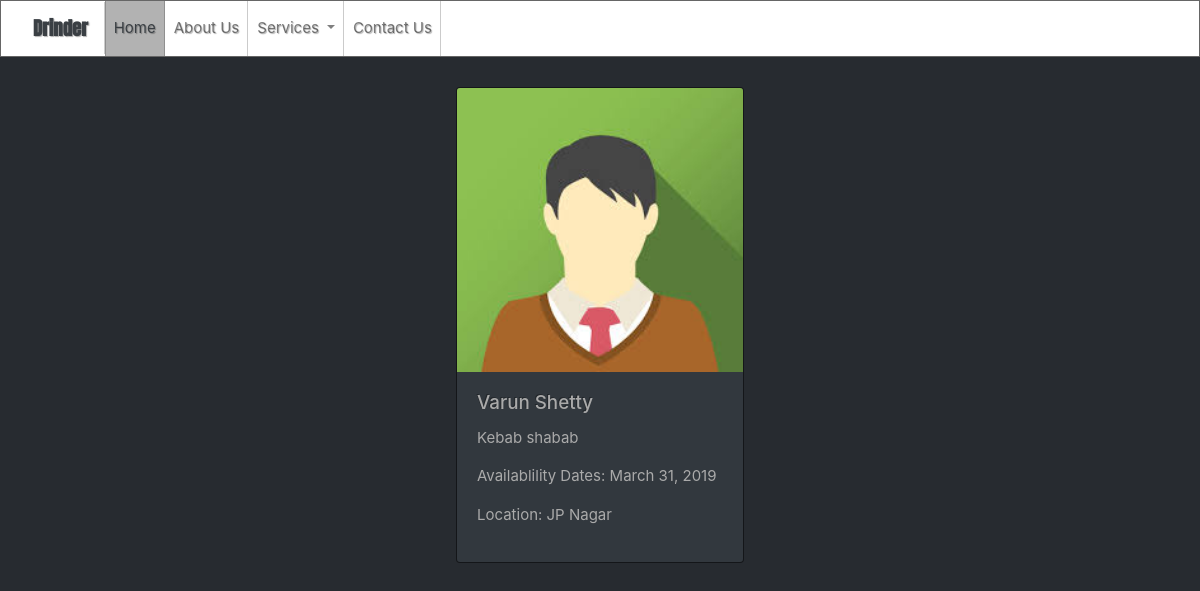
The app's page /profile/2/ (signed in) with its own data.
### regaleapp/models.py (models this page shows, shortened)
class Person(models.Model):
	user = models.OneToOneField(User, on_delete=models.CASCADE)
	bio = models.CharField(max_length=50, blank=True)
	is_available = models.DateField(blank=True, null=True)
	location = models.ForeignKey(Location, on_delete=models.CASCADE, blank=True, null=True)
	restaurant = models.ForeignKey(Restaurant, on_delete=models.CASCADE, blank=True, null=True)

class Location(models.Model):
	name = models.CharField(max_length=20)

### regaleapp/views.py (the view)
# urls.py: path('profile/<int:pk>/',views.profile_view),
def profile_view(request,pk):
	if request.user.is_authenticated:
		profile = Person.objects.get(pk=pk)
		if request.method == 'POST':
			other_user = User.objects.get(pk=pk)
			friend_request = Friend.objects.add_friend(request.user,other_user)
			return HttpResponse(f'request has been sent to {profile.user.first_name}')
		return render(request,'profilepage.html',{"profile":profile})
	else:
		return redirect('/')

### regaleapp/templates/profilepage.html (shortened to what this page needs)
{% load static %}
<!DOCTYPE html>
<html>
	<head>
				<link rel="stylesheet" type="text/css" href="https://bootswatch.com/4/slate/bootstrap.min.css">
		<link rel="stylesheet" type="text/css" href="{% static 'css/style.css' %}">
	</head>
	<body>
		<nav class="navbar navbar-expand-lg navbar-light mybg">
			<a class="navbar-brand" href="/" id="name"> Drinder</a>
			<div class="collapse navbar-collapse" id="navbarSupportedContent">
				<ul class="navbar-nav mr-auto">
					<li class="nav-item active">
						<a class="nav-link" href="/">Home<span class="sr-only">(current)</span></a>
					</li>
					<li class="nav-item">
						<a class="nav-link" href="/about/">About Us</a>
					</li>
					<li class="nav-item dropdown">
						<a class="nav-link dropdown-toggle" href="#" id="navbarDropdown" role="button" data-toggle="dropdown" aria-haspopup="true" aria-expanded="false">
							Services
						</a>
					</li>
					<a class="nav-link" href="/contact_us/">Contact Us</a>
				</ul>
			</div>
		</nav>
		<div class="container profile-view">
			<div class="card" style="width: 18rem;">
				<img src="{% static 'img/profile_img.jpg' %}" class="card-img-top" alt="...">
				<div class="card-body">
					<h5 class="card-title">{{profile.user.first_name}} {{profile.user.last_name}}</h5>
					<p class="card-text">{{profile.bio}}</p>
					<p>Availablility Dates: {{profile.is_available}}</p>
					<p>Location: {{profile.location.name}}</p>
				</div>
			</div>
		</div>
	</body>
</html>

### regaleapp/static/css/style.css (style rules this page uses)
.mybg { background-color: white; }
#name { font-family: 'Anton', sans-serif; font-weight: bolder; }
.container { padding-top: 30px; padding-bottom: 60px; }
.search-result-center, .profile-view, .profile-edit, .search-form { display: flex; justify-content: center; flex-wrap: wrap; }

### records on screen
Person: user.first_name "Varun", user.last_name "Shetty", bio "Kebab shabab", is_available "March 31, 2019", location.name "JP Nagar"
